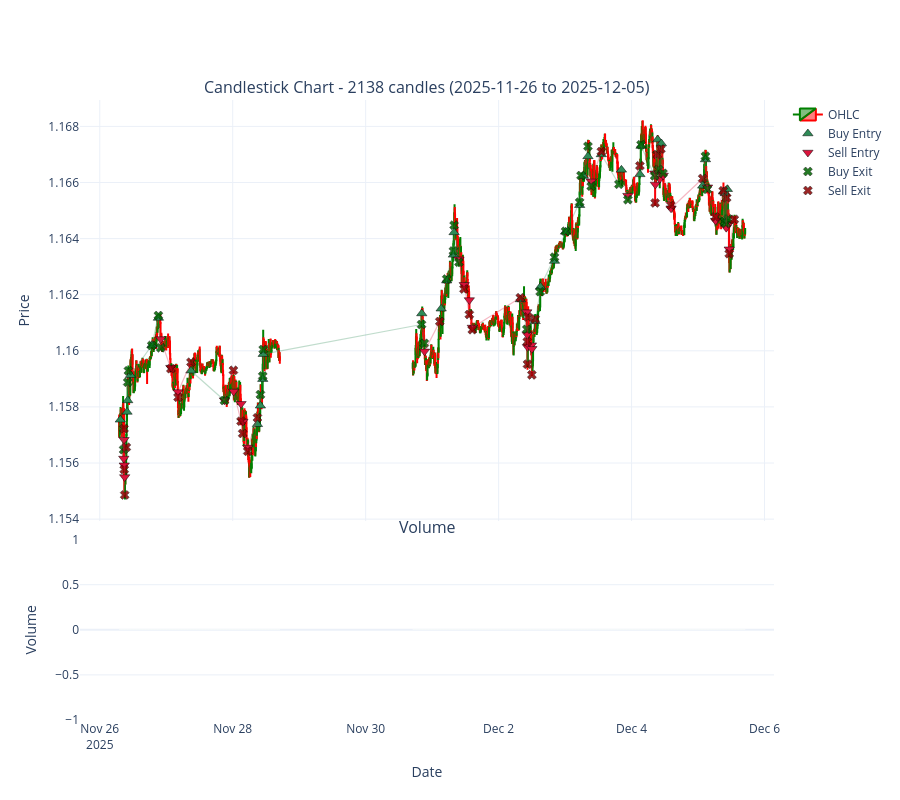

Source (notebook cell):
### Code cell
target_fig.show()

### Figure 1 — Plotly figure (JSON) as saved in the notebook; plotly's stock layout.template omitted (floating-point values rounded to 4 significant figures; data arrays with more than 128 entries replaced by an {"elided": "..."} marker saying what was removed)
{"data": [{"close": {"elided": "2138 float values"}, "decreasing": {"line": {"color": "red"}}, "high": {"elided": "2138 float values"}, "increasing": {"line": {"color": "green"}}, "low": {"elided": "2138 float values"}, "name": "OHLC", "open": {"elided": "2138 float values"}, "type": "candlestick", "x": {"elided": "2138 str values"}, "xaxis": "x", "yaxis": "y"}, {"marker": {"color": {"elided": "2138 str values"}}, "name": "Volume", "showlegend": false, "type": "bar", "x": {"elided": "2138 str values"}, "xaxis": "x2", "y": {"elided": "2138 float values"}, "yaxis": "y2"}, {"customdata": {"elided": "35x4 mixed values"}, "hovertemplate": "<b>%{customdata[0]}</b><br>Entry: %{y:.5f}<br>Size: %{customdata[1]:.2f}<br>SL: %{customdata[2]:.5f}<br>TP: %{customdata[3]:.5f}<br>Time: %{x|%Y-%m-%d %H:%M:%S %Z}<extra></extra>", "marker": {"color": "seagreen", "line": {"color": "black", "width": 0.5}, "size": 9, "symbol": "triangle-up"}, "mode": "markers", "name": "Buy Entry", "showlegend": true, "type": "scatter", "x": ["2025-11-26T07:25:00.000000000", "2025-11-26T09:50:00.000000000", "2025-11-26T10:05:00.000000000", "2025-11-26T11:05:00.000000000", "2025-11-26T18:50:00.000000000", "2025-11-26T21:10:00.000000000", "2025-11-27T08:55:00.000000000", "2025-11-28T08:55:00.000000000", "2025-11-28T10:00:00.000000000", "2025-11-28T10:50:00.000000000", "2025-11-28T11:00:00.000000000", "2025-11-30T20:15:00.000000000", "2025-12-01T03:15:00.000000000", "2025-12-01T05:15:00.000000000", "2025-12-01T07:40:00.000000000", "2025-12-01T07:55:00.000000000", "2025-12-02T07:50:00.000000000", "2025-12-02T13:10:00.000000000", "2025-12-02T15:05:00.000000000", "2025-12-02T20:10:00.000000000", "2025-12-03T00:10:00.000000000", "2025-12-03T05:15:00.000000000", "2025-12-03T06:35:00.000000000", "2025-12-03T08:15:00.000000000", "2025-12-03T13:05:00.000000000", "2025-12-03T20:20:00.000000000", "2025-12-04T03:00:00.000000000", "2025-12-04T03:25:00.000000000", "2025-12-04T09:25:00.000000000", "2025-12-04T10:45:00.000000000", "2025-12-05T01:40:00.000000000", "2025-12-05T02:40:00.000000000", "2025-12-05T09:10:00.000000000", "2025-12-05T09:50:00.000000000", "2025-12-05T10:35:00.000000000"], "y": [1.158, 1.158, 1.158, 1.159, 1.16, 1.161, 1.159, 1.157, 1.158, 1.159, 1.16, 1.161, 1.161, 1.162, 1.163, 1.164, 1.162, 1.161, 1.162, 1.163, 1.164, 1.165, 1.166, 1.167, 1.167, 1.166, 1.166, 1.167, 1.168, 1.167, 1.166, 1.167, 1.166, 1.166, 1.166]}, {"customdata": {"elided": "34x4 mixed values"}, "hovertemplate": "<b>%{customdata[0]}</b><br>Entry: %{y:.5f}<br>Size: %{customdata[1]:.2f}<br>SL: %{customdata[2]:.5f}<br>TP: %{customdata[3]:.5f}<br>Time: %{x|%Y-%m-%d %H:%M:%S %Z}<extra></extra>", "marker": {"color": "crimson", "line": {"color": "black", "width": 0.5}, "size": 9, "symbol": "triangle-down"}, "mode": "markers", "name": "Sell Entry", "showlegend": true, "type": "scatter", "x": ["2025-11-26T08:40:00.000000000", "2025-11-26T08:45:00.000000000", "2025-11-26T08:50:00.000000000", "2025-11-26T09:00:00.000000000", "2025-11-26T22:00:00.000000000", "2025-11-27T01:40:00.000000000", "2025-11-27T04:15:00.000000000", "2025-11-27T21:00:00.000000000", "2025-11-28T00:20:00.000000000", "2025-11-28T03:00:00.000000000", "2025-11-28T03:40:00.000000000", "2025-11-28T05:25:00.000000000", "2025-11-30T21:15:00.000000000", "2025-12-01T09:40:00.000000000", "2025-12-01T11:35:00.000000000", "2025-12-01T13:25:00.000000000", "2025-12-01T14:30:00.000000000", "2025-12-02T10:10:00.000000000", "2025-12-02T10:20:00.000000000", "2025-12-02T10:25:00.000000000", "2025-12-02T11:50:00.000000000", "2025-12-02T12:00:00.000000000", "2025-12-03T09:25:00.000000000", "2025-12-03T22:40:00.000000000", "2025-12-04T08:20:00.000000000", "2025-12-04T08:35:00.000000000", "2025-12-04T10:10:00.000000000", "2025-12-04T11:25:00.000000000", "2025-12-04T14:15:00.000000000", "2025-12-05T03:25:00.000000000", "2025-12-05T06:20:00.000000000", "2025-12-05T10:10:00.000000000", "2025-12-05T11:00:00.000000000", "2025-12-05T11:15:00.000000000"], "y": [1.156, 1.157, 1.156, 1.156, 1.16, 1.159, 1.159, 1.158, 1.159, 1.158, 1.157, 1.157, 1.16, 1.163, 1.162, 1.162, 1.161, 1.161, 1.161, 1.16, 1.16, 1.16, 1.166, 1.166, 1.166, 1.166, 1.166, 1.166, 1.165, 1.166, 1.165, 1.164, 1.165, 1.164]}, {"customdata": [[-4.256, 1.156], [4.232, 1.159], [4.232, 1.159], [4.232, 1.16], [5.29, 1.161], [-5.32, 1.16], [-5.32, 1.158], [5.29, 1.158], [5.29, 1.159], [5.29, 1.16], [6.348, 1.161], [-6.384, 1.16], [5.29, 1.163], [6.348, 1.164], [6.348, 1.164], [-6.384, 1.163], [-7.448, 1.161], [6.348, 1.162], [7.406, 1.163], [7.406, 1.164], [7.406, 1.165], [8.464, 1.166], [8.464, 1.167], [-9.576, 1.166], [-8.512, 1.166], [-7.448, 1.165], [7.406, 1.167], [-7.448, 1.166], [-7.448, 1.166], [-6.384, 1.166], [6.348, 1.167], [-6.384, 1.166], [-6.384, 1.165], [-5.32, 1.165], [-5.32, 1.165]], "hovertemplate": "<b>Exit</b><br>Exit: %{customdata[1]:.5f}<br>PnL: %{customdata[0]:.2f}<br>Time: %{x|%Y-%m-%d %H:%M:%S %Z}<extra></extra>", "marker": {"color": "darkgreen", "line": {"color": "black", "width": 0.5}, "opacity": 0.85, "size": 8, "symbol": "x"}, "mode": "markers", "name": "Buy Exit", "showlegend": true, "type": "scatter", "x": ["2025-11-26T08:35:00.000000000", "2025-11-26T10:05:00.000000000", "2025-11-26T10:20:00.000000000", "2025-11-26T18:45:00.000000000", "2025-11-26T21:10:00.000000000", "2025-11-26T22:00:00.000000000", "2025-11-27T21:00:00.000000000", "2025-11-28T10:00:00.000000000", "2025-11-28T10:50:00.000000000", "2025-11-28T11:00:00.000000000", "2025-11-30T20:10:00.000000000", "2025-11-30T21:10:00.000000000", "2025-12-01T05:15:00.000000000", "2025-12-01T07:40:00.000000000", "2025-12-01T07:55:00.000000000", "2025-12-01T09:40:00.000000000", "2025-12-02T10:10:00.000000000", "2025-12-02T15:00:00.000000000", "2025-12-02T20:10:00.000000000", "2025-12-03T00:10:00.000000000", "2025-12-03T05:15:00.000000000", "2025-12-03T05:45:00.000000000", "2025-12-03T08:15:00.000000000", "2025-12-03T09:25:00.000000000", "2025-12-03T19:25:00.000000000", "2025-12-03T22:40:00.000000000", "2025-12-04T03:25:00.000000000", "2025-12-04T08:20:00.000000000", "2025-12-04T09:45:00.000000000", "2025-12-04T11:20:00.000000000", "2025-12-05T02:40:00.000000000", "2025-12-05T03:20:00.000000000", "2025-12-05T09:35:00.000000000", "2025-12-05T10:05:00.000000000", "2025-12-05T10:55:00.000000000"], "y": [1.156, 1.159, 1.159, 1.16, 1.161, 1.16, 1.158, 1.158, 1.159, 1.16, 1.161, 1.16, 1.163, 1.164, 1.164, 1.163, 1.161, 1.162, 1.163, 1.164, 1.165, 1.166, 1.167, 1.166, 1.166, 1.165, 1.167, 1.166, 1.166, 1.166, 1.167, 1.166, 1.165, 1.165, 1.165]}, {"customdata": [[-4.256, 1.157], [4.232, 1.156], [4.232, 1.155], [-4.256, 1.157], [5.29, 1.159], [5.29, 1.158], [-5.32, 1.16], [-5.32, 1.159], [4.232, 1.157], [5.29, 1.157], [5.29, 1.156], [-5.32, 1.158], [-6.384, 1.161], [6.348, 1.162], [6.348, 1.161], [7.406, 1.161], [-7.448, 1.162], [6.348, 1.16], [6.348, 1.16], [-7.448, 1.161], [6.348, 1.159], [-7.448, 1.161], [-8.512, 1.167], [-7.448, 1.167], [7.406, 1.165], [-7.448, 1.167], [-6.384, 1.167], [6.348, 1.165], [-6.384, 1.166], [6.348, 1.165], [-6.384, 1.166], [-5.32, 1.165], [4.232, 1.163], [-5.32, 1.165]], "hovertemplate": "<b>Exit</b><br>Exit: %{customdata[1]:.5f}<br>PnL: %{customdata[0]:.2f}<br>Time: %{x|%Y-%m-%d %H:%M:%S %Z}<extra></extra>", "marker": {"color": "darkred", "line": {"color": "black", "width": 0.5}, "opacity": 0.85, "size": 8, "symbol": "x"}, "mode": "markers", "name": "Sell Exit", "showlegend": true, "type": "scatter", "x": ["2025-11-26T08:45:00.000000000", "2025-11-26T08:50:00.000000000", "2025-11-26T09:00:00.000000000", "2025-11-26T09:35:00.000000000", "2025-11-27T01:40:00.000000000", "2025-11-27T04:15:00.000000000", "2025-11-27T08:55:00.000000000", "2025-11-28T00:15:00.000000000", "2025-11-28T03:00:00.000000000", "2025-11-28T03:35:00.000000000", "2025-11-28T05:25:00.000000000", "2025-11-28T08:55:00.000000000", "2025-12-01T02:45:00.000000000", "2025-12-01T11:30:00.000000000", "2025-12-01T13:25:00.000000000", "2025-12-01T14:30:00.000000000", "2025-12-02T07:50:00.000000000", "2025-12-02T10:20:00.000000000", "2025-12-02T10:25:00.000000000", "2025-12-02T10:35:00.000000000", "2025-12-02T12:00:00.000000000", "2025-12-02T13:10:00.000000000", "2025-12-03T13:05:00.000000000", "2025-12-04T03:00:00.000000000", "2025-12-04T08:30:00.000000000", "2025-12-04T09:15:00.000000000", "2025-12-04T10:35:00.000000000", "2025-12-04T14:10:00.000000000", "2025-12-05T01:40:00.000000000", "2025-12-05T06:15:00.000000000", "2025-12-05T09:05:00.000000000", "2025-12-05T10:20:00.000000000", "2025-12-05T11:15:00.000000000", "2025-12-05T13:05:00.000000000"], "y": [1.157, 1.156, 1.155, 1.157, 1.159, 1.158, 1.16, 1.159, 1.157, 1.157, 1.156, 1.158, 1.161, 1.162, 1.161, 1.161, 1.162, 1.16, 1.16, 1.161, 1.159, 1.161, 1.167, 1.167, 1.165, 1.167, 1.167, 1.165, 1.166, 1.165, 1.166, 1.165, 1.163, 1.165]}, {"hoverinfo": "skip", "line": {"color": "seagreen", "width": 1.2}, "mode": "lines", "opacity": 0.3, "showlegend": false, "type": "scatter", "x": ["2025-11-26T07:25:00+00:00", "2025-11-26T08:35:00+00:00"], "y": [1.158, 1.156]}, {"hoverinfo": "skip", "line": {"color": "seagreen", "width": 1.2}, "mode": "lines", "opacity": 0.3, "showlegend": false, "type": "scatter", "x": ["2025-11-26T09:50:00+00:00", "2025-11-26T10:05:00+00:00"], "y": [1.158, 1.159]}, {"hoverinfo": "skip", "line": {"color": "seagreen", "width": 1.2}, "mode": "lines", "opacity": 0.3, "showlegend": false, "type": "scatter", "x": ["2025-11-26T10:05:00+00:00", "2025-11-26T10:20:00+00:00"], "y": [1.158, 1.159]}, {"hoverinfo": "skip", "line": {"color": "seagreen", "width": 1.2}, "mode": "lines", "opacity": 0.3, "showlegend": false, "type": "scatter", "x": ["2025-11-26T11:05:00+00:00", "2025-11-26T18:45:00+00:00"], "y": [1.159, 1.16]}, {"hoverinfo": "skip", "line": {"color": "seagreen", "width": 1.2}, "mode": "lines", "opacity": 0.3, "showlegend": false, "type": "scatter", "x": ["2025-11-26T18:50:00+00:00", "2025-11-26T21:10:00+00:00"], "y": [1.16, 1.161]}, {"hoverinfo": "skip", "line": {"color": "seagreen", "width": 1.2}, "mode": "lines", "opacity": 0.3, "showlegend": false, "type": "scatter", "x": ["2025-11-26T21:10:00+00:00", "2025-11-26T22:00:00+00:00"], "y": [1.161, 1.16]}, {"hoverinfo": "skip", "line": {"color": "seagreen", "width": 1.2}, "mode": "lines", "opacity": 0.3, "showlegend": false, "type": "scatter", "x": ["2025-11-27T08:55:00+00:00", "2025-11-27T21:00:00+00:00"], "y": [1.159, 1.158]}, {"hoverinfo": "skip", "line": {"color": "seagreen", "width": 1.2}, "mode": "lines", "opacity": 0.3, "showlegend": false, "type": "scatter", "x": ["2025-11-28T08:55:00+00:00", "2025-11-28T10:00:00+00:00"], "y": [1.157, 1.158]}, {"hoverinfo": "skip", "line": {"color": "seagreen", "width": 1.2}, "mode": "lines", "opacity": 0.3, "showlegend": false, "type": "scatter", "x": ["2025-11-28T10:00:00+00:00", "2025-11-28T10:50:00+00:00"], "y": [1.158, 1.159]}, {"hoverinfo": "skip", "line": {"color": "seagreen", "width": 1.2}, "mode": "lines", "opacity": 0.3, "showlegend": false, "type": "scatter", "x": ["2025-11-28T10:50:00+00:00", "2025-11-28T11:00:00+00:00"], "y": [1.159, 1.16]}, {"hoverinfo": "skip", "line": {"color": "seagreen", "width": 1.2}, "mode": "lines", "opacity": 0.3, "showlegend": false, "type": "scatter", "x": ["2025-11-28T11:00:00+00:00", "2025-11-30T20:10:00+00:00"], "y": [1.16, 1.161]}, {"hoverinfo": "skip", "line": {"color": "seagreen", "width": 1.2}, "mode": "lines", "opacity": 0.3, "showlegend": false, "type": "scatter", "x": ["2025-11-30T20:15:00+00:00", "2025-11-30T21:10:00+00:00"], "y": [1.161, 1.16]}, {"hoverinfo": "skip", "line": {"color": "seagreen", "width": 1.2}, "mode": "lines", "opacity": 0.3, "showlegend": false, "type": "scatter", "x": ["2025-12-01T03:15:00+00:00", "2025-12-01T05:15:00+00:00"], "y": [1.161, 1.163]}, {"hoverinfo": "skip", "line": {"color": "seagreen", "width": 1.2}, "mode": "lines", "opacity": 0.3, "showlegend": false, "type": "scatter", "x": ["2025-12-01T05:15:00+00:00", "2025-12-01T07:40:00+00:00"], "y": [1.162, 1.164]}, {"hoverinfo": "skip", "line": {"color": "seagreen", "width": 1.2}, "mode": "lines", "opacity": 0.3, "showlegend": false, "type": "scatter", "x": ["2025-12-01T07:40:00+00:00", "2025-12-01T07:55:00+00:00"], "y": [1.163, 1.164]}, {"hoverinfo": "skip", "line": {"color": "seagreen", "width": 1.2}, "mode": "lines", "opacity": 0.3, "showlegend": false, "type": "scatter", "x": ["2025-12-01T07:55:00+00:00", "2025-12-01T09:40:00+00:00"], "y": [1.164, 1.163]}, {"hoverinfo": "skip", "line": {"color": "seagreen", "width": 1.2}, "mode": "lines", "opacity": 0.3, "showlegend": false, "type": "scatter", "x": ["2025-12-02T07:50:00+00:00", "2025-12-02T10:10:00+00:00"], "y": [1.162, 1.161]}, {"hoverinfo": "skip", "line": {"color": "seagreen", "width": 1.2}, "mode": "lines", "opacity": 0.3, "showlegend": false, "type": "scatter", "x": ["2025-12-02T13:10:00+00:00", "2025-12-02T15:00:00+00:00"], "y": [1.161, 1.162]}, {"hoverinfo": "skip", "line": {"color": "seagreen", "width": 1.2}, "mode": "lines", "opacity": 0.3, "showlegend": false, "type": "scatter", "x": ["2025-12-02T15:05:00+00:00", "2025-12-02T20:10:00+00:00"], "y": [1.162, 1.163]}, {"hoverinfo": "skip", "line": {"color": "seagreen", "width": 1.2}, "mode": "lines", "opacity": 0.3, "showlegend": false, "type": "scatter", "x": ["2025-12-02T20:10:00+00:00", "2025-12-03T00:10:00+00:00"], "y": [1.163, 1.164]}, {"hoverinfo": "skip", "line": {"color": "seagreen", "width": 1.2}, "mode": "lines", "opacity": 0.3, "showlegend": false, "type": "scatter", "x": ["2025-12-03T00:10:00+00:00", "2025-12-03T05:15:00+00:00"], "y": [1.164, 1.165]}, {"hoverinfo": "skip", "line": {"color": "seagreen", "width": 1.2}, "mode": "lines", "opacity": 0.3, "showlegend": false, "type": "scatter", "x": ["2025-12-03T05:15:00+00:00", "2025-12-03T05:45:00+00:00"], "y": [1.165, 1.166]}, {"hoverinfo": "skip", "line": {"color": "seagreen", "width": 1.2}, "mode": "lines", "opacity": 0.3, "showlegend": false, "type": "scatter", "x": ["2025-12-03T06:35:00+00:00", "2025-12-03T08:15:00+00:00"], "y": [1.166, 1.167]}, {"hoverinfo": "skip", "line": {"color": "seagreen", "width": 1.2}, "mode": "lines", "opacity": 0.3, "showlegend": false, "type": "scatter", "x": ["2025-12-03T08:15:00+00:00", "2025-12-03T09:25:00+00:00"], "y": [1.167, 1.166]}, {"hoverinfo": "skip", "line": {"color": "seagreen", "width": 1.2}, "mode": "lines", "opacity": 0.3, "showlegend": false, "type": "scatter", "x": ["2025-12-03T13:05:00+00:00", "2025-12-03T19:25:00+00:00"], "y": [1.167, 1.166]}, {"hoverinfo": "skip", "line": {"color": "seagreen", "width": 1.2}, "mode": "lines", "opacity": 0.3, "showlegend": false, "type": "scatter", "x": ["2025-12-03T20:20:00+00:00", "2025-12-03T22:40:00+00:00"], "y": [1.166, 1.165]}, {"hoverinfo": "skip", "line": {"color": "seagreen", "width": 1.2}, "mode": "lines", "opacity": 0.3, "showlegend": false, "type": "scatter", "x": ["2025-12-04T03:00:00+00:00", "2025-12-04T03:25:00+00:00"], "y": [1.166, 1.167]}, {"hoverinfo": "skip", "line": {"color": "seagreen", "width": 1.2}, "mode": "lines", "opacity": 0.3, "showlegend": false, "type": "scatter", "x": ["2025-12-04T03:25:00+00:00", "2025-12-04T08:20:00+00:00"], "y": [1.167, 1.166]}, {"hoverinfo": "skip", "line": {"color": "seagreen", "width": 1.2}, "mode": "lines", "opacity": 0.3, "showlegend": false, "type": "scatter", "x": ["2025-12-04T09:25:00+00:00", "2025-12-04T09:45:00+00:00"], "y": [1.168, 1.166]}, {"hoverinfo": "skip", "line": {"color": "seagreen", "width": 1.2}, "mode": "lines", "opacity": 0.3, "showlegend": false, "type": "scatter", "x": ["2025-12-04T10:45:00+00:00", "2025-12-04T11:20:00+00:00"], "y": [1.167, 1.166]}, {"hoverinfo": "skip", "line": {"color": "seagreen", "width": 1.2}, "mode": "lines", "opacity": 0.3, "showlegend": false, "type": "scatter", "x": ["2025-12-05T01:40:00+00:00", "2025-12-05T02:40:00+00:00"], "y": [1.166, 1.167]}, {"hoverinfo": "skip", "line": {"color": "seagreen", "width": 1.2}, "mode": "lines", "opacity": 0.3, "showlegend": false, "type": "scatter", "x": ["2025-12-05T02:40:00+00:00", "2025-12-05T03:20:00+00:00"], "y": [1.167, 1.166]}, {"hoverinfo": "skip", "line": {"color": "seagreen", "width": 1.2}, "mode": "lines", "opacity": 0.3, "showlegend": false, "type": "scatter", "x": ["2025-12-05T09:10:00+00:00", "2025-12-05T09:35:00+00:00"], "y": [1.166, 1.165]}, {"hoverinfo": "skip", "line": {"color": "seagreen", "width": 1.2}, "mode": "lines", "opacity": 0.3, "showlegend": false, "type": "scatter", "x": ["2025-12-05T09:50:00+00:00", "2025-12-05T10:05:00+00:00"], "y": [1.166, 1.165]}, {"hoverinfo": "skip", "line": {"color": "seagreen", "width": 1.2}, "mode": "lines", "opacity": 0.3, "showlegend": false, "type": "scatter", "x": ["2025-12-05T10:35:00+00:00", "2025-12-05T10:55:00+00:00"], "y": [1.166, 1.165]}, {"hoverinfo": "skip", "line": {"color": "crimson", "width": 1.2}, "mode": "lines", "opacity": 0.3, "showlegend": false, "type": "scatter", "x": ["2025-11-26T08:40:00+00:00", "2025-11-26T08:45:00+00:00"], "y": [1.156, 1.157]}, {"hoverinfo": "skip", "line": {"color": "crimson", "width": 1.2}, "mode": "lines", "opacity": 0.3, "showlegend": false, "type": "scatter", "x": ["2025-11-26T08:45:00+00:00", "2025-11-26T08:50:00+00:00"], "y": [1.157, 1.156]}, {"hoverinfo": "skip", "line": {"color": "crimson", "width": 1.2}, "mode": "lines", "opacity": 0.3, "showlegend": false, "type": "scatter", "x": ["2025-11-26T08:50:00+00:00", "2025-11-26T09:00:00+00:00"], "y": [1.156, 1.155]}, {"hoverinfo": "skip", "line": {"color": "crimson", "width": 1.2}, "mode": "lines", "opacity": 0.3, "showlegend": false, "type": "scatter", "x": ["2025-11-26T09:00:00+00:00", "2025-11-26T09:35:00+00:00"], "y": [1.156, 1.157]}, {"hoverinfo": "skip", "line": {"color": "crimson", "width": 1.2}, "mode": "lines", "opacity": 0.3, "showlegend": false, "type": "scatter", "x": ["2025-11-26T22:00:00+00:00", "2025-11-27T01:40:00+00:00"], "y": [1.16, 1.159]}, {"hoverinfo": "skip", "line": {"color": "crimson", "width": 1.2}, "mode": "lines", "opacity": 0.3, "showlegend": false, "type": "scatter", "x": ["2025-11-27T01:40:00+00:00", "2025-11-27T04:15:00+00:00"], "y": [1.159, 1.158]}, {"hoverinfo": "skip", "line": {"color": "crimson", "width": 1.2}, "mode": "lines", "opacity": 0.3, "showlegend": false, "type": "scatter", "x": ["2025-11-27T04:15:00+00:00", "2025-11-27T08:55:00+00:00"], "y": [1.159, 1.16]}, {"hoverinfo": "skip", "line": {"color": "crimson", "width": 1.2}, "mode": "lines", "opacity": 0.3, "showlegend": false, "type": "scatter", "x": ["2025-11-27T21:00:00+00:00", "2025-11-28T00:15:00+00:00"], "y": [1.158, 1.159]}, {"hoverinfo": "skip", "line": {"color": "crimson", "width": 1.2}, "mode": "lines", "opacity": 0.3, "showlegend": false, "type": "scatter", "x": ["2025-11-28T00:20:00+00:00", "2025-11-28T03:00:00+00:00"], "y": [1.159, 1.157]}, {"hoverinfo": "skip", "line": {"color": "crimson", "width": 1.2}, "mode": "lines", "opacity": 0.3, "showlegend": false, "type": "scatter", "x": ["2025-11-28T03:00:00+00:00", "2025-11-28T03:35:00+00:00"], "y": [1.158, 1.157]}, {"hoverinfo": "skip", "line": {"color": "crimson", "width": 1.2}, "mode": "lines", "opacity": 0.3, "showlegend": false, "type": "scatter", "x": ["2025-11-28T03:40:00+00:00", "2025-11-28T05:25:00+00:00"], "y": [1.157, 1.156]}, {"hoverinfo": "skip", "line": {"color": "crimson", "width": 1.2}, "mode": "lines", "opacity": 0.3, "showlegend": false, "type": "scatter", "x": ["2025-11-28T05:25:00+00:00", "2025-11-28T08:55:00+00:00"], "y": [1.157, 1.158]}, {"hoverinfo": "skip", "line": {"color": "crimson", "width": 1.2}, "mode": "lines", "opacity": 0.3, "showlegend": false, "type": "scatter", "x": ["2025-11-30T21:15:00+00:00", "2025-12-01T02:45:00+00:00"], "y": [1.16, 1.161]}, {"hoverinfo": "skip", "line": {"color": "crimson", "width": 1.2}, "mode": "lines", "opacity": 0.3, "showlegend": false, "type": "scatter", "x": ["2025-12-01T09:40:00+00:00", "2025-12-01T11:30:00+00:00"], "y": [1.163, 1.162]}, {"hoverinfo": "skip", "line": {"color": "crimson", "width": 1.2}, "mode": "lines", "opacity": 0.3, "showlegend": false, "type": "scatter", "x": ["2025-12-01T11:35:00+00:00", "2025-12-01T13:25:00+00:00"], "y": [1.162, 1.161]}, {"hoverinfo": "skip", "line": {"color": "crimson", "width": 1.2}, "mode": "lines", "opacity": 0.3, "showlegend": false, "type": "scatter", "x": ["2025-12-01T13:25:00+00:00", "2025-12-01T14:30:00+00:00"], "y": [1.162, 1.161]}, {"hoverinfo": "skip", "line": {"color": "crimson", "width": 1.2}, "mode": "lines", "opacity": 0.3, "showlegend": false, "type": "scatter", "x": ["2025-12-01T14:30:00+00:00", "2025-12-02T07:50:00+00:00"], "y": [1.161, 1.162]}, {"hoverinfo": "skip", "line": {"color": "crimson", "width": 1.2}, "mode": "lines", "opacity": 0.3, "showlegend": false, "type": "scatter", "x": ["2025-12-02T10:10:00+00:00", "2025-12-02T10:20:00+00:00"], "y": [1.161, 1.16]}, {"hoverinfo": "skip", "line": {"color": "crimson", "width": 1.2}, "mode": "lines", "opacity": 0.3, "showlegend": false, "type": "scatter", "x": ["2025-12-02T10:20:00+00:00", "2025-12-02T10:25:00+00:00"], "y": [1.161, 1.16]}, {"hoverinfo": "skip", "line": {"color": "crimson", "width": 1.2}, "mode": "lines", "opacity": 0.3, "showlegend": false, "type": "scatter", "x": ["2025-12-02T10:25:00+00:00", "2025-12-02T10:35:00+00:00"], "y": [1.16, 1.161]}, {"hoverinfo": "skip", "line": {"color": "crimson", "width": 1.2}, "mode": "lines", "opacity": 0.3, "showlegend": false, "type": "scatter", "x": ["2025-12-02T11:50:00+00:00", "2025-12-02T12:00:00+00:00"], "y": [1.16, 1.159]}, {"hoverinfo": "skip", "line": {"color": "crimson", "width": 1.2}, "mode": "lines", "opacity": 0.3, "showlegend": false, "type": "scatter", "x": ["2025-12-02T12:00:00+00:00", "2025-12-02T13:10:00+00:00"], "y": [1.16, 1.161]}, {"hoverinfo": "skip", "line": {"color": "crimson", "width": 1.2}, "mode": "lines", "opacity": 0.3, "showlegend": false, "type": "scatter", "x": ["2025-12-03T09:25:00+00:00", "2025-12-03T13:05:00+00:00"], "y": [1.166, 1.167]}, {"hoverinfo": "skip", "line": {"color": "crimson", "width": 1.2}, "mode": "lines", "opacity": 0.3, "showlegend": false, "type": "scatter", "x": ["2025-12-03T22:40:00+00:00", "2025-12-04T03:00:00+00:00"], "y": [1.166, 1.167]}, {"hoverinfo": "skip", "line": {"color": "crimson", "width": 1.2}, "mode": "lines", "opacity": 0.3, "showlegend": false, "type": "scatter", "x": ["2025-12-04T08:20:00+00:00", "2025-12-04T08:30:00+00:00"], "y": [1.166, 1.165]}, {"hoverinfo": "skip", "line": {"color": "crimson", "width": 1.2}, "mode": "lines", "opacity": 0.3, "showlegend": false, "type": "scatter", "x": ["2025-12-04T08:35:00+00:00", "2025-12-04T09:15:00+00:00"], "y": [1.166, 1.167]}, {"hoverinfo": "skip", "line": {"color": "crimson", "width": 1.2}, "mode": "lines", "opacity": 0.3, "showlegend": false, "type": "scatter", "x": ["2025-12-04T10:10:00+00:00", "2025-12-04T10:35:00+00:00"], "y": [1.166, 1.167]}, {"hoverinfo": "skip", "line": {"color": "crimson", "width": 1.2}, "mode": "lines", "opacity": 0.3, "showlegend": false, "type": "scatter", "x": ["2025-12-04T11:25:00+00:00", "2025-12-04T14:10:00+00:00"], "y": [1.166, 1.165]}, {"hoverinfo": "skip", "line": {"color": "crimson", "width": 1.2}, "mode": "lines", "opacity": 0.3, "showlegend": false, "type": "scatter", "x": ["2025-12-04T14:15:00+00:00", "2025-12-05T01:40:00+00:00"], "y": [1.165, 1.166]}, {"hoverinfo": "skip", "line": {"color": "crimson", "width": 1.2}, "mode": "lines", "opacity": 0.3, "showlegend": false, "type": "scatter", "x": ["2025-12-05T03:25:00+00:00", "2025-12-05T06:15:00+00:00"], "y": [1.166, 1.165]}, {"hoverinfo": "skip", "line": {"color": "crimson", "width": 1.2}, "mode": "lines", "opacity": 0.3, "showlegend": false, "type": "scatter", "x": ["2025-12-05T06:20:00+00:00", "2025-12-05T09:05:00+00:00"], "y": [1.165, 1.166]}, {"hoverinfo": "skip", "line": {"color": "crimson", "width": 1.2}, "mode": "lines", "opacity": 0.3, "showlegend": false, "type": "scatter", "x": ["2025-12-05T10:10:00+00:00", "2025-12-05T10:20:00+00:00"], "y": [1.164, 1.165]}, {"hoverinfo": "skip", "line": {"color": "crimson", "width": 1.2}, "mode": "lines", "opacity": 0.3, "showlegend": false, "type": "scatter", "x": ["2025-12-05T11:00:00+00:00", "2025-12-05T11:15:00+00:00"], "y": [1.165, 1.163]}, {"hoverinfo": "skip", "line": {"color": "crimson", "width": 1.2}, "mode": "lines", "opacity": 0.3, "showlegend": false, "type": "scatter", "x": ["2025-12-05T11:15:00+00:00", "2025-12-05T13:05:00+00:00"], "y": [1.164, 1.165]}], "layout": {"annotations": [{"font": {"size": 16}, "showarrow": false, "text": "Candlestick Chart - 2138 candles (2025-11-26 to 2025-12-05)", "x": 0.5, "xanchor": "center", "xref": "paper", "y": 1.0, "yanchor": "bottom", "yref": "paper"}, {"font": {"size": 16}, "showarrow": false, "text": "Volume", "x": 0.5, "xanchor": "center", "xref": "paper", "y": 0.291, "yanchor": "bottom", "yref": "paper"}], "height": 800, "hovermode": "x unified", "xaxis": {"anchor": "y", "domain": [0, 1], "matches": "x2", "rangeslider": {"visible": false}, "showticklabels": false}, "xaxis2": {"anchor": "y2", "domain": [0, 1], "title": {"text": "Date"}}, "yaxis": {"anchor": "x", "domain": [0.321, 1.0], "title": {"text": "Price"}}, "yaxis2": {"anchor": "x2", "domain": [0, 0.291], "title": {"text": "Volume"}}}}
